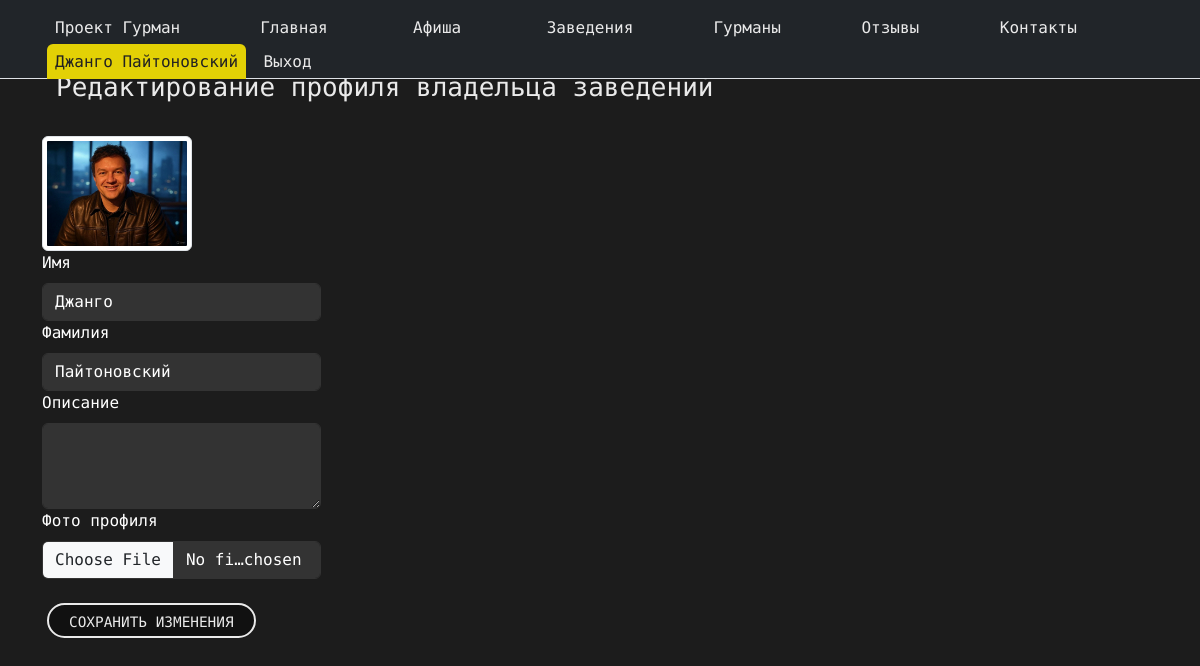
The app's page /profile/edit/ (signed in) with its own data.
### landing/models.py (models this page shows, shortened)
class User(AbstractBaseUser, PermissionsMixin):
    ROLE_CHOICES = (
        ("gourmand", "Гурман"),
        ("owner", "Владелец заведения"),
    )
    email = models.EmailField(unique=True)
    first_name = models.CharField(max_length=30, blank=True)
    last_name = models.CharField(max_length=30, blank=True)
    role = models.CharField(max_length=10, choices=ROLE_CHOICES, default="gourmand", db_index=True)  # Индекс на role
    is_active = models.BooleanField(default=True)
    is_staff = models.BooleanField(default=False)
    slug = models.SlugField(max_length=100, blank=True, unique=True, verbose_name="Слаг")
    date_joined = models.DateTimeField(auto_now_add=True, db_index=True)  # Индекс на date_joined
    objects = UserManager()
    USERNAME_FIELD = "email"
    REQUIRED_FIELDS = ["first_name", "last_name"]
    def is_gourmand(self):
        return self.role == "gourmand"
    def is_owner(self):
        return self.role == "owner"

class OwnerProfile(models.Model):
    user = models.OneToOneField(User, on_delete=models.CASCADE, related_name='owner_profile')
    description = models.TextField(blank=True)
    places = models.ManyToManyField(Place, blank=True)
    image = models.ImageField(upload_to="owners/", blank=True, null=True)

### landing/views.py (the view, shortened to what this page needs)
# urls.py: path("profile/edit/", views.edit_profile, name="edit_profile"),
@login_required
def edit_profile(request):
    user = request.user
    if user.is_gourmand():
        profile = GourmandProfile.objects.filter(user=user).first()
        return render(request, "gourmands/edit_profile_gourmand.html", {"profile": profile})
    elif user.is_owner():
        profile = OwnerProfile.objects.filter(user=user).first()
        all_places = Place.objects.all()
        return render(request, "places/edit_profile_owner.html", {"profile": profile, "all_places": all_places})
    return redirect("index")

### templates/places/edit_profile_owner.html (shortened to what this page needs)
{% extends "landing/base.html" %}
{% load static %}
{% block content %}
<div class="container my-5">
 <div class="row gx-1">
  <h2 class="mb-4 pt-4 custom-text-color">Редактирование профиля владельца заведений</h2>
  <form method="POST" enctype="multipart/form-data">
        {% if profile.image %}
            <img src="{{ profile.image.url }}" alt="Фото гурмана" class="img-thumbnail" width="150">
        {% else %}
            <img src="{% static 'img/default.png' %}" alt="Фото гурмана" class="img-thumbnail" width="150">
        {% endif %}
    <div class="col-md-3">
      <label for="first_name" class="form-label">Имя</label>
      <input type="text" class="form-control" id="first_name" name="first_name" value="{{ user.first_name }}" required>
    </div>
    <div class="col-md-3">
      <label for="last_name" class="form-label">Фамилия</label>
      <input type="text" class="form-control" id="last_name" name="last_name" value="{{ user.last_name }}" required>
    </div>
    <div class="col-md-3">
      <label for="description" class="form-label">Описание</label>
      <textarea class="form-control" id="description" name="description" rows="3">{{ user.description }}</textarea>
    </div>
    <div class="col-md-3">
      <label for="image" class="form-label">Фото профиля</label>
      <input type="file" class="form-control" id="image" name="image">
    </div>
    <div class="mt-4 button_user">
        <button type="submit" class="custom-button bg_dark">Сохранить изменения</button>
    </div>
  </form>
 </div>
</div>
{% endblock %}

### templates/includes/header.html (shortened to what this page needs)
{% load static %}
{% url 'events' as events_url %}
{% url 'places' as places_url %}
{% url 'index' as index_url %}
{% url 'reviews' as reviews_url %}
{% url 'gourmands' as gourmands_url %}
{% url 'contacts' as contacts_url %}
<nav class="navbar navbar-expand-xl bg_dark fixed-top pb-0" aria-label="Основная навигация" >
    <div class="container-fluid px-3">
            <ul class="navbar-nav">
              <li class="nav-item button_user">
                <a class="navbar-brand custom-text-color pb-0 fs-5" href="{% url 'index' %}">Проект Гурман</a>
              </li>
            </ul>
              <div class="collapse navbar-collapse right_header_info fixed-top bg-dark" id="navbarNav">
                <ul class="navbar-nav ms-auto nav nav-tabs nav nav-link contact-info">
                  <li class="nav-item button_user">
                    <a class="button nav-link" href="{% url 'index' %}">Проект Гурман</a>
                  </li>
                  <li class="nav-item button_user">
                    <a class="button nav-link  {% if request.path == index_url %}active{% endif %}" href="{% url 'index' %}">Главная</a>
                  </li>
                  <li class="nav-item button_user">
                    <a class="button nav-link {% if request.path == events_url %}active{% endif %}" href="{% url 'events' %}">Афиша</a>
                  </li>
                  <li class="nav-item button_user">
                    <a class="button nav-link {% if request.path == places_url %}active{% endif %}" href="{% url 'places' %}">Заведения</a>
                  </li>
                  <li class="nav-item button_user">
                    <a class="button nav-link {% if request.path == gourmands_url %}active{% endif %}" href="{% url 'gourmands' %}">Гурманы</a>
                  </li>
                  <li class="nav-item button_user">
                    <a class="button nav-link {% if request.path == reviews_url %}active{% endif %}" href="{% url 'reviews' %}">Отзывы</a>
                  </li>
                  <li class="nav-item button_user">
                    <a class="button nav-link {% if request.path == contacts_url %}active{% endif %}" href="{% url 'contacts' %}">Контакты</a>
                  </li>
                  {% if request.user.is_authenticated %}
                    <li class="nav-item button_user">
                      <a class="button nav-link active" href="{% url 'profile' %}">{{ request.user.first_name }} {{ request.user.last_name }}</a>
                      <a class="button nav-link" href="{% url 'signout' %}">Выход</a>
                    </li>
                  {% else %}
                    <li class="button_user">
                      <a class="button nav-link" href="{% url 'signin' %}" >Вход</a>
                      <a class="button nav-link" href="{% url 'signup' %}" >Регистрация</a>
                    </li>
                  {% endif %}
                </ul>
              </div>
              </div>
</nav>

### landing/static/css/style.css (style rules this page uses)
body { background-color: #1c1c1c; color: white; font-family: 'LXGW WenKai Mono TC', 'Arial', sans-serif; min-height: 100vh; display: flex; flex-direction: column; }
a { color: #1f1f1f; text-decoration: none !important; outline: none !important; transition: all 0.3s ease-in-out; }
h1, h2, h3, h4, h5, h6 { letter-spacing: 0; font-weight: normal; position: relative; padding: 0 0 10px 0; line-height: normal; color: #111111; margin: 0; }
h2 { font-size: 26px; }
.contact-info { display: flex; align-items: center; justify-content: center; }
.contact-info li { display: flex; align-items: center; margin-right: 15px; }
button { border: 0; margin: 0; padding: 0; cursor: pointer; }
.button_user a:hover, .button_user a:focus, .button_user a.active { background: #e3d105; color: #fff; border-color: #e3d105; color: #222; }
.button_user a { float: left; min-width: 75px; height: 35px; text-align: center; line-height: 35px; position: relative; padding: 0 15px; margin: 0 2px; }
.right_header_info { padding-top: 10px; width: 100%; }
.right_header_info ul { list-style: none; padding: 0; margin: 0; }
.right_header_info ul li { display: inline; font-size: 16px; margin-left: 45px; color: #eaeaea; font-weight: 400; }
.right_header_info ul li a { color: #eaeaea; font-weight: 300; }
.button_user .custom-button { display: inline-block; min-width: 120px; height: 35px; line-height: 35px; text-align: center; padding: 0 20px; margin: 0 5px; color: #eaeaea; border: 2px solid #eaeaea; border-radius: 25px; transition: all 0.3s ease; text-transform: uppercase; font-size: 0.9rem; }
.custom-text-color { color: #eaeaea; padding-right: 1rem; padding-left: 1rem; }
.nav-link.active { background: #e3d105 !important; color: #222 !important; border-color: #e3d105 !important; }
.nav-link { border-top: none!important; border-left: none!important; border-right: none!important; }
.button_user a.active { background: #e3d105; color: #000000; border: none !important; }
.bg_dark { color: #eaeaea; background: #111111; }
.navbar { display: flex; justify-content: start; }
.navbar-nav { display: flex; justify-content: start; }
.form-control, .form-select, .form-check-input { background-color: #333; color: #fff; border: 1px solid #333; }
.form-control::placeholder { color: #ffffff; opacity: 0.7; }

### records on screen
User: user.first_name "Джанго", user.last_name "Пайтоновский", first_name "Джанго", last_name "Пайтоновский"
OwnerProfile: image (picture)
